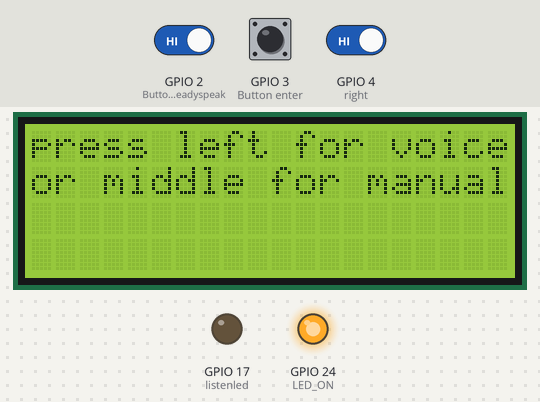
This program was run on a simulated Raspberry Pi (BCM pin numbers). Shown: 20×4 character LCD, output pins drawn as LEDs (lit = HIGH). The inputs (shaded band) are chosen by the test bench; at power-on: GPIO 3 (Button enter) HIGH, GPIO 2 (Button readyspeak) HIGH, GPIO 4 (right) HIGH. Pins used as bus, display or sensor lines are not drawn; what the program prints to the terminal is not drawn.

Above: at 2.7 s.
2.8 s: GPIO 3 (Button enter) pulled LOW for 3.2 s
At 6.16 s:
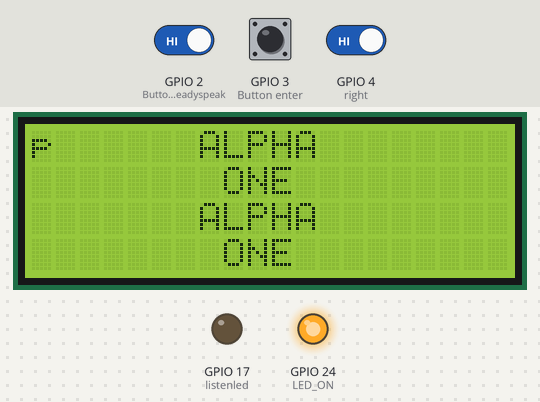
7.5 s: GPIO 2 (Button readyspeak) driven LOW and GPIO 4 (right) driven LOW
At 9.01 s:
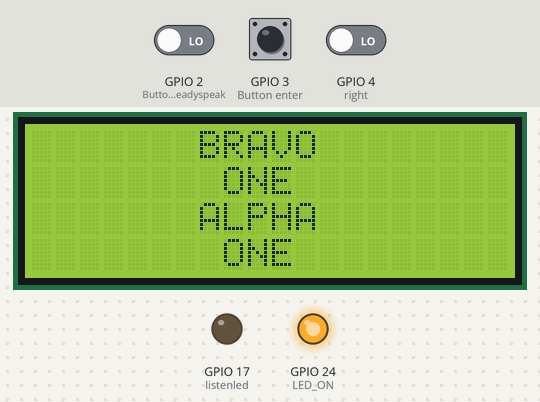
10.5 s: GPIO 3 (Button enter) pulled LOW for 0.35 s
At 11.4 s:
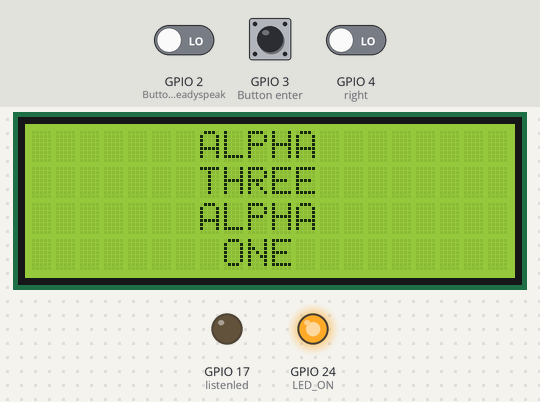
13.2 s: GPIO 3 (Button enter) pulled LOW for 1 s
At 14.3 s:
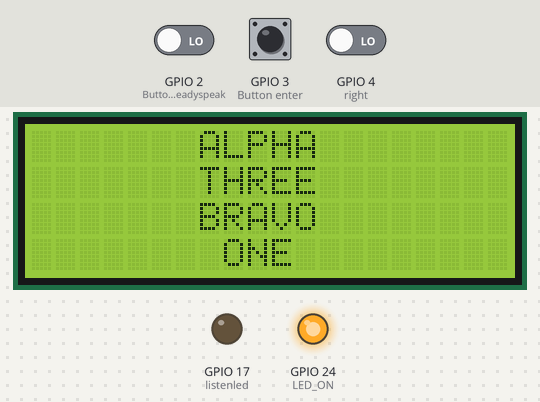
16.2 s: GPIO 3 (Button enter) pulled LOW for 3.2 s
At 18.9 s:
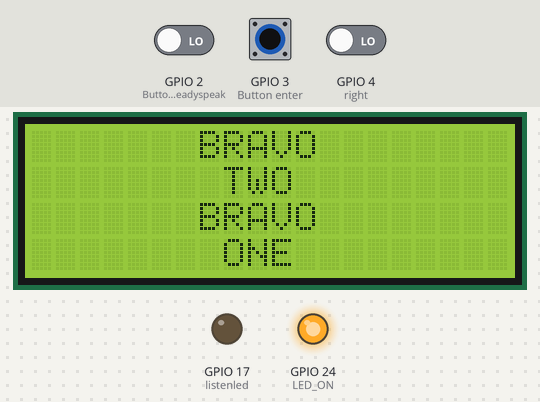
Timing chart, 0 to 20.4 s (numbered marks = the images above; inputs shaded):
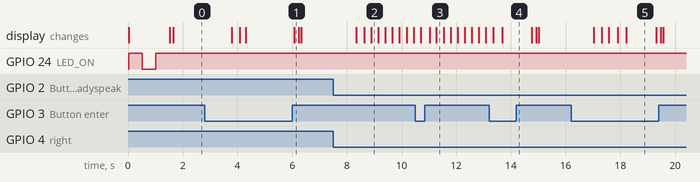

Measured:
- after the input at 2.8 s, the display: first differs from a run without the input after 3.3 s (image 1)
- after the input at 7.5 s, the display: first differs from a run without the input after 1.4 s (image 2)

The program:

func.py
```python
#!/usr/bin/python
import lcdfunc
import time
from gpiozero import Button, LED


readyspeak = Button(2) # pin 3
enter = Button(3) # pin 5
right = Button(4) # pin 7
listenled = LED(17) # pin 11

def senddisplay(first, second, third, fourth):
    lcdfunc.lcd_string(first,lcdfunc.LCD_LINE_1,2)
    lcdfunc.lcd_string(second,lcdfunc.LCD_LINE_2,2)
    lcdfunc.lcd_string(third,lcdfunc.LCD_LINE_3,2)
    lcdfunc.lcd_string(fourth,lcdfunc.LCD_LINE_4,2)

def manualinput():
    columns = ["ALPHA", "BRAVO", "CHARLIE", "DELTA", "ECHO", "FOXTROT", "GOLF", "HOTEL"]
    rows = ["ONE", "TWO", "THREE", "FOUR", "FIVE", "SIX", "SEVEN", "EIGHT"]
    senddisplay("Chose your start", "and end intersection", "Right to go next", "or middle to confirm")
    col = row = col1 = row1 = 0
    coli = rowi = col1i = row1i = 0
    while(row1 == 0):
        while(col1 == 0):
            while(row == 0):
                while(col == 0):
                    senddisplay(columns[coli], rows[rowi], columns[col1i], rows[row1i])
                    if(right.is_pressed):
                    # buttonfua = raw_input("Enter to right: ") or " "
                    # if (buttonfua == " "):
                        coli += 1
                        if (coli == 8):
                            coli = 0
                    # else:
                    #     col += 1
                    if(enter.is_pressed):
                        col += 1
                senddisplay(columns[coli], rows[rowi], columns[col1i], rows[row1i])
                if(right.is_pressed):
                # buttonfub = raw_input("Enter to right: ") or " "
                # if (buttonfub == " "):
                    rowi += 1
                    if (rowi == 8):
                        rowi = 0
                # else:
                #     row += 1
                if(enter.is_pressed):
                   row += 1
            senddisplay(columns[coli], rows[rowi], columns[col1i], rows[row1i])
            if(right.is_pressed):
            #buttonfuc = raw_input("Enter to right: ") or " "
            #if (buttonfuc == " "):
                col1i += 1
                if (col1i == 8):
                    col1i = 0
            #else:
            #    col1 += 1
            if(enter.is_pressed):
                col1 += 1
        senddisplay(columns[coli], rows[rowi], columns[col1i], rows[row1i])
        if(right.is_pressed):
        #buttonfud = raw_input("Enter to right: ") or " "
        #if (buttonfud == " "):
            row1i += 1
            if (row1i == 8):
                row1i = 0
        #else:
        #    row1 += 1
        if(enter.is_pressed):
            row1 += 1
    Commandi = columns[coli] + " " + rows[rowi] + " TO " + columns[col1i] + " " + rows[row1i]
    print(Commandi)
    parts = Commandi.split(" ",4)
    return parts

lcdfunc.setuplcd()
while 1:
    select = 0
    while(select == 0):
        senddisplay("press left for voice", "or middle for manual", " ", " ")
        time.sleep(2) #change this for final version
        #if (readyspeak.is_pressed):
        if (0):
            select = 1
        #if (enter.is_pressed):
        if (1):
            select = 2
    if (select == 1):
        #parts = speechinput()
        print("how")
    if (select == 2):
        parts = manualinput()
        print(parts)
    time.sleep(1)
```

lcdfunc.py
```python
#!/usr/bin/python
#This is a program modified by Matthew Vandermeer for
#University of Alberta capstone 2019
#--------------------------------------
#
#  lcd2004.py
#  20x4 LCD Test Script with
#  backlight control and text justification
#
# https://www.sunfounder.com/
#
#--------------------------------------

# The wiring for the LCD is as follows:
# 1 : GND
# 2 : 5V
# 3 : Contrast (0-5V)*
# 4 : RS (Register Select)
# 5 : R/W (Read Write)       - GROUND THIS PIN
# 6 : Enable or Strobe
# 7 : Data Bit 0             - NOT USED
# 8 : Data Bit 1             - NOT USED
# 9 : Data Bit 2             - NOT USED
# 10: Data Bit 3             - NOT USED
# 11: Data Bit 4
# 12: Data Bit 5
# 13: Data Bit 6
# 14: Data Bit 7
# 15: LCD Backlight +5V**
# 16: LCD Backlight GND

#import
import RPi.GPIO as GPIO
import time

#change these to suit your setup
LCD_RS = 21 #pin 40
LCD_E  = 20 #pin 38
LCD_D4 = 16 #pin 36
LCD_D5 = 12 #pin 32
LCD_D6 = 7 #pin 26
LCD_D7 = 25 #pin 22
LED_ON = 24 #pin 18

# Define some device constants
LCD_WIDTH = 20    # Maximum characters per line
LCD_CHR = True
LCD_CMD = False

LCD_LINE_1 = 0x80 # LCD RAM address for the 1st line
LCD_LINE_2 = 0xC0 # LCD RAM address for the 2nd line
LCD_LINE_3 = 0x94 # LCD RAM address for the 3rd line
LCD_LINE_4 = 0xD4 # LCD RAM address for the 4th line

# Timing constants
E_PULSE = 0.0005
E_DELAY = 0.0005

def setuplcd():
  # Sets up the LCD, call this at the beginning of your program
  # Define GPIO to LCD mapping

  GPIO.setmode(GPIO.BCM)       # Use BCM GPIO numbers
  GPIO.setup(LCD_E, GPIO.OUT)  # E
  GPIO.setup(LCD_RS, GPIO.OUT) # RS
  GPIO.setup(LCD_D4, GPIO.OUT) # DB4
  GPIO.setup(LCD_D5, GPIO.OUT) # DB5
  GPIO.setup(LCD_D6, GPIO.OUT) # DB6
  GPIO.setup(LCD_D7, GPIO.OUT) # DB7
  GPIO.setup(LED_ON, GPIO.OUT) # Backlight enable

  # Initialise display
  lcd_init()

  # Toggle backlight on-off-on
  lcd_backlight(True)
  time.sleep(0.5)
  lcd_backlight(False)
  time.sleep(0.5)
  lcd_backlight(True)
  time.sleep(0.5)

#   while True:

#     # Send some centred test
#     lcd_string("LCD2004",LCD_LINE_1,2)
#     lcd_string("Hello, world!",LCD_LINE_2,2)
#     lcd_string("20 cols, 4 rows",LCD_LINE_3,2)
#     lcd_string("www.sunfounder.com",LCD_LINE_4,2)

#     time.sleep(3) # 3 second delay

def lcd_init():
  # Initialise display
  lcd_byte(0x33,LCD_CMD) # 110011 Initialise
  lcd_byte(0x32,LCD_CMD) # 110010 Initialise
  lcd_byte(0x06,LCD_CMD) # 000110 Cursor move direction
  lcd_byte(0x0C,LCD_CMD) # 001100 Display On,Cursor Off, Blink Off
  lcd_byte(0x28,LCD_CMD) # 101000 Data length, number of lines, font size
  lcd_byte(0x01,LCD_CMD) # 000001 Clear display
  time.sleep(E_DELAY)

def lcd_byte(bits, mode):
  # Send byte to data pins
  # bits = data
  # mode = True  for character
  #        False for command

  GPIO.output(LCD_RS, mode) # RS

  # High bits
  GPIO.output(LCD_D4, False)
  GPIO.output(LCD_D5, False)
  GPIO.output(LCD_D6, False)
  GPIO.output(LCD_D7, False)
  if bits&0x10==0x10:
    GPIO.output(LCD_D4, True)
  if bits&0x20==0x20:
    GPIO.output(LCD_D5, True)
  if bits&0x40==0x40:
    GPIO.output(LCD_D6, True)
  if bits&0x80==0x80:
    GPIO.output(LCD_D7, True)

  # Toggle 'Enable' pin
  lcd_toggle_enable()

  # Low bits
  GPIO.output(LCD_D4, False)
  GPIO.output(LCD_D5, False)
  GPIO.output(LCD_D6, False)
  GPIO.output(LCD_D7, False)
  if bits&0x01==0x01:
    GPIO.output(LCD_D4, True)
  if bits&0x02==0x02:
    GPIO.output(LCD_D5, True)
  if bits&0x04==0x04:
    GPIO.output(LCD_D6, True)
  if bits&0x08==0x08:
    GPIO.output(LCD_D7, True)

  # Toggle 'Enable' pin
  lcd_toggle_enable()

def lcd_toggle_enable():
  # Toggle enable
  time.sleep(E_DELAY)
  GPIO.output(LCD_E, True)
  time.sleep(E_PULSE)
  GPIO.output(LCD_E, False)
  time.sleep(E_DELAY)

def lcd_string(message,line,style):
  # Send string to display
  # style=1 Left justified
  # style=2 Centred
  # style=3 Right justified

  if style==1:
    message = message.ljust(LCD_WIDTH," ")
  elif style==2:
    message = message.center(LCD_WIDTH," ")
  elif style==3:
    message = message.rjust(LCD_WIDTH," ")

  lcd_byte(line, LCD_CMD)

  for i in range(LCD_WIDTH):
    lcd_byte(ord(message[i]),LCD_CHR)

def lcd_backlight(flag):
  # Toggle backlight on-off-on
  GPIO.output(LED_ON, flag)

# if __name__ == '__main__':

#   try:
#     main()
#   except KeyboardInterrupt:
#     pass
```
